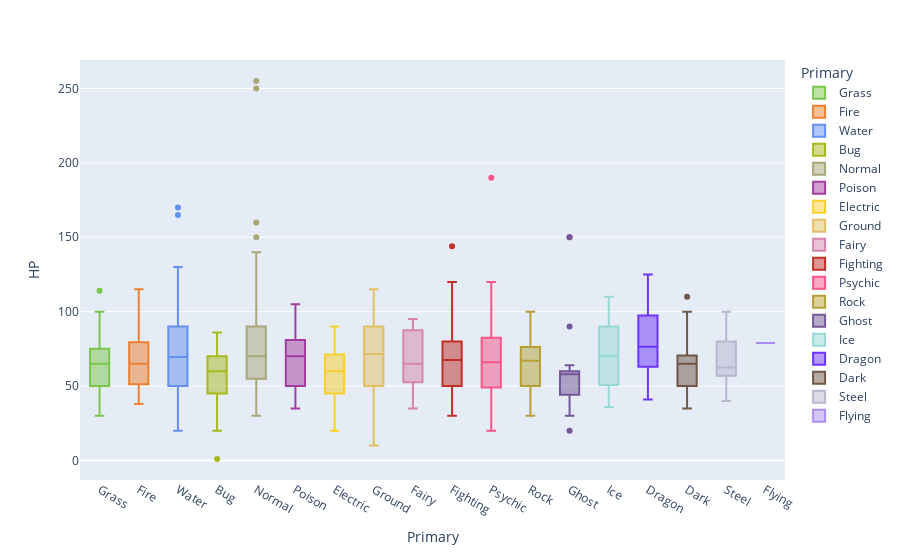

Notebook code cell kept with this figure:
### Code cell
px.box(pokemon, x="Primary", y="HP",
       color="Primary", color_discrete_map=colours)

### Figure 1 — Plotly figure (JSON) as saved in the notebook; plotly's stock layout.template omitted (floating-point values rounded to 4 significant figures)
{"data": [{"alignmentgroup": "True", "hovertemplate": "Primary=%{x}<br>HP=%{y}<extra></extra>", "legendgroup": "Grass", "marker": {"color": "#7AC74C"}, "name": "Grass", "notched": false, "offsetgroup": "Grass", "orientation": "v", "showlegend": true, "type": "box", "x": ["Grass", "Grass", "Grass", "Grass", "Grass", "Grass", "Grass", "Grass", "Grass", "Grass", "Grass", "Grass", "Grass", "Grass", "Grass", "Grass", "Grass", "Grass", "Grass", "Grass", "Grass", "Grass", "Grass", "Grass", "Grass", "Grass", "Grass", "Grass", "Grass", "Grass", "Grass", "Grass", "Grass", "Grass", "Grass", "Grass", "Grass", "Grass", "Grass", "Grass", "Grass", "Grass", "Grass", "Grass", "Grass", "Grass", "Grass", "Grass", "Grass", "Grass", "Grass", "Grass", "Grass", "Grass", "Grass", "Grass", "Grass", "Grass", "Grass", "Grass", "Grass"], "x0": " ", "xaxis": "x", "y": [45, 60, 80, 45, 60, 75, 50, 65, 80, 60, 95, 65, 45, 60, 80, 75, 35, 55, 75, 30, 75, 40, 50, 70, 40, 70, 90, 60, 60, 50, 50, 70, 99, 55, 75, 95, 40, 60, 45, 70, 74, 60, 90, 100, 65, 100, 45, 60, 75, 50, 75, 40, 60, 45, 70, 75, 69, 114, 44, 74, 91], "y0": " ", "yaxis": "y"}, {"alignmentgroup": "True", "hovertemplate": "Primary=%{x}<br>HP=%{y}<extra></extra>", "legendgroup": "Fire", "marker": {"color": "#EE8130"}, "name": "Fire", "notched": false, "offsetgroup": "Fire", "orientation": "v", "showlegend": true, "type": "box", "x": ["Fire", "Fire", "Fire", "Fire", "Fire", "Fire", "Fire", "Fire", "Fire", "Fire", "Fire", "Fire", "Fire", "Fire", "Fire", "Fire", "Fire", "Fire", "Fire", "Fire", "Fire", "Fire", "Fire", "Fire", "Fire", "Fire", "Fire", "Fire", "Fire", "Fire", "Fire", "Fire", "Fire", "Fire", "Fire", "Fire", "Fire", "Fire", "Fire"], "x0": " ", "xaxis": "x", "y": [39, 58, 78, 38, 73, 55, 90, 50, 65, 65, 65, 90, 39, 58, 78, 40, 50, 45, 115, 106, 45, 60, 80, 60, 70, 70, 44, 64, 76, 75, 91, 65, 90, 110, 50, 75, 70, 105, 85], "y0": " ", "yaxis": "y"}, {"alignmentgroup": "True", "hovertemplate": "Primary=%{x}<br>HP=%{y}<extra></extra>", "legendgroup": "Water", "marker": {"color": "#6390F0"}, "name": "Water", "notched": false, "offsetgroup": "Water", "orientation": "v", "showlegend": true, "type": "box", "x": ["Water", "Water", "Water", "Water", "Water", "Water", "Water", "Water", "Water", "Water", "Water", "Water", "Water", "Water", "Water", "Water", "Water", "Water", "Water", "Water", "Water", "Water", "Water", "Water", "Water", "Water", "Water", "Water", "Water", "Water", "Water", "Water", "Water", "Water", "Water", "Water", "Water", "Water", "Water", "Water", "Water", "Water", "Water", "Water", "Water", "Water", "Water", "Water", "Water", "Water", "Water", "Water", "Water", "Water", "Water", "Water", "Water", "Water", "Water", "Water", "Water", "Water", "Water", "Water", "Water", "Water", "Water", "Water", "Water", "Water", "Water", "Water", "Water", "Water", "Water", "Water", "Water", "Water", "Water", "Water", "Water", "Water", "Water", "Water", "Water", "Water", "Water", "Water", "Water", "Water", "Water", "Water", "Water", "Water", "Water", "Water", "Water", "Water", "Water", "Water"], "x0": " ", "xaxis": "x", "y": [44, 59, 79, 50, 80, 40, 65, 90, 40, 80, 90, 95, 65, 90, 30, 50, 30, 55, 30, 55, 45, 80, 30, 60, 20, 95, 130, 130, 50, 65, 85, 75, 125, 70, 100, 90, 55, 95, 95, 65, 55, 35, 75, 65, 75, 100, 50, 70, 100, 40, 60, 80, 40, 60, 45, 70, 130, 170, 50, 110, 43, 63, 20, 95, 35, 55, 55, 100, 43, 100, 53, 64, 84, 55, 85, 76, 111, 49, 69, 45, 90, 80, 100, 55, 75, 95, 50, 75, 50, 75, 105, 70, 54, 74, 62, 75, 55, 100, 165, 91], "y0": " ", "yaxis": "y"}, {"alignmentgroup": "True", "hovertemplate": "Primary=%{x}<br>HP=%{y}<extra></extra>", "legendgroup": "Bug", "marker": {"color": "#A6B91A"}, "name": "Bug", "notched": false, "offsetgroup": "Bug", "orientation": "v", "showlegend": true, "type": "box", "x": ["Bug", "Bug", "Bug", "Bug", "Bug", "Bug", "Bug", "Bug", "Bug", "Bug", "Bug", "Bug", "Bug", "Bug", "Bug", "Bug", "Bug", "Bug", "Bug", "Bug", "Bug", "Bug", "Bug", "Bug", "Bug", "Bug", "Bug", "Bug", "Bug", "Bug", "Bug", "Bug", "Bug", "Bug", "Bug", "Bug", "Bug", "Bug", "Bug", "Bug", "Bug", "Bug", "Bug", "Bug", "Bug", "Bug", "Bug", "Bug", "Bug", "Bug", "Bug", "Bug", "Bug", "Bug", "Bug", "Bug", "Bug", "Bug", "Bug", "Bug"], "x0": " ", "xaxis": "x", "y": [45, 50, 60, 40, 45, 65, 35, 60, 60, 70, 70, 65, 40, 55, 40, 70, 65, 50, 75, 70, 20, 80, 45, 50, 60, 50, 60, 40, 70, 31, 61, 1, 65, 65, 37, 77, 40, 60, 70, 30, 70, 86, 45, 55, 75, 30, 40, 60, 50, 70, 50, 70, 50, 70, 50, 80, 58, 55, 85, 71], "y0": " ", "yaxis": "y"}, {"alignmentgroup": "True", "hovertemplate": "Primary=%{x}<br>HP=%{y}<extra></extra>", "legendgroup": "Normal", "marker": {"color": "#A8A77A"}, "name": "Normal", "notched": false, "offsetgroup": "Normal", "orientation": "v", "showlegend": true, "type": "box", "x": ["Normal", "Normal", "Normal", "Normal", "Normal", "Normal", "Normal", "Normal", "Normal", "Normal", "Normal", "Normal", "Normal", "Normal", "Normal", "Normal", "Normal", "Normal", "Normal", "Normal", "Normal", "Normal", "Normal", "Normal", "Normal", "Normal", "Normal", "Normal", "Normal", "Normal", "Normal", "Normal", "Normal", "Normal", "Normal", "Normal", "Normal", "Normal", "Normal", "Normal", "Normal", "Normal", "Normal", "Normal", "Normal", "Normal", "Normal", "Normal", "Normal", "Normal", "Normal", "Normal", "Normal", "Normal", "Normal", "Normal", "Normal", "Normal", "Normal", "Normal", "Normal", "Normal", "Normal", "Normal", "Normal", "Normal", "Normal", "Normal", "Normal", "Normal", "Normal", "Normal", "Normal", "Normal", "Normal", "Normal", "Normal", "Normal", "Normal", "Normal", "Normal", "Normal", "Normal", "Normal", "Normal", "Normal", "Normal", "Normal", "Normal"], "x0": " ", "xaxis": "x", "y": [40, 63, 83, 30, 55, 40, 65, 115, 140, 40, 65, 52, 35, 60, 90, 250, 105, 75, 48, 55, 65, 160, 35, 85, 60, 100, 90, 55, 70, 100, 60, 90, 85, 73, 55, 95, 255, 38, 78, 40, 60, 60, 80, 150, 64, 84, 104, 50, 50, 70, 60, 45, 73, 70, 60, 40, 55, 85, 59, 79, 75, 55, 65, 49, 71, 100, 76, 135, 110, 85, 110, 120, 45, 60, 45, 65, 85, 50, 62, 80, 103, 55, 75, 60, 80, 95, 70, 100, 100], "y0": " ", "yaxis": "y"}, {"alignmentgroup": "True", "hovertemplate": "Primary=%{x}<br>HP=%{y}<extra></extra>", "legendgroup": "Poison", "marker": {"color": "#A33EA1"}, "name": "Poison", "notched": false, "offsetgroup": "Poison", "orientation": "v", "showlegend": true, "type": "box", "x": ["Poison", "Poison", "Poison", "Poison", "Poison", "Poison", "Poison", "Poison", "Poison", "Poison", "Poison", "Poison", "Poison", "Poison", "Poison", "Poison", "Poison", "Poison", "Poison", "Poison", "Poison", "Poison", "Poison", "Poison", "Poison", "Poison"], "x0": " ", "xaxis": "x", "y": [35, 60, 55, 70, 90, 46, 61, 81, 40, 75, 80, 105, 40, 65, 85, 70, 100, 73, 63, 103, 40, 70, 48, 83, 50, 80], "y0": " ", "yaxis": "y"}, {"alignmentgroup": "True", "hovertemplate": "Primary=%{x}<br>HP=%{y}<extra></extra>", "legendgroup": "Electric", "marker": {"color": "#F7D02C"}, "name": "Electric", "notched": false, "offsetgroup": "Electric", "orientation": "v", "showlegend": true, "type": "box", "x": ["Electric", "Electric", "Electric", "Electric", "Electric", "Electric", "Electric", "Electric", "Electric", "Electric", "Electric", "Electric", "Electric", "Electric", "Electric", "Electric", "Electric", "Electric", "Electric", "Electric", "Electric", "Electric", "Electric", "Electric", "Electric", "Electric", "Electric", "Electric", "Electric", "Electric", "Electric", "Electric", "Electric"], "x0": " ", "xaxis": "x", "y": [35, 60, 25, 50, 40, 60, 65, 65, 90, 20, 55, 70, 90, 45, 90, 40, 70, 60, 60, 45, 60, 80, 60, 70, 75, 50, 45, 75, 55, 35, 65, 85, 79], "y0": " ", "yaxis": "y"}, {"alignmentgroup": "True", "hovertemplate": "Primary=%{x}<br>HP=%{y}<extra></extra>", "legendgroup": "Ground", "marker": {"color": "#E2BF65"}, "name": "Ground", "notched": false, "offsetgroup": "Ground", "orientation": "v", "showlegend": true, "type": "box", "x": ["Ground", "Ground", "Ground", "Ground", "Ground", "Ground", "Ground", "Ground", "Ground", "Ground", "Ground", "Ground", "Ground", "Ground", "Ground", "Ground", "Ground", "Ground", "Ground", "Ground", "Ground", "Ground", "Ground", "Ground", "Ground", "Ground", "Ground", "Ground", "Ground", "Ground"], "x0": " ", "xaxis": "x", "y": [50, 75, 10, 35, 50, 60, 80, 105, 65, 90, 90, 45, 50, 80, 40, 60, 100, 68, 108, 115, 75, 60, 110, 50, 60, 95, 109, 59, 89, 89], "y0": " ", "yaxis": "y"}, {"alignmentgroup": "True", "hovertemplate": "Primary=%{x}<br>HP=%{y}<extra></extra>", "legendgroup": "Fairy", "marker": {"color": "#D685AD"}, "name": "Fairy", "notched": false, "offsetgroup": "Fairy", "orientation": "v", "showlegend": true, "type": "box", "x": ["Fairy", "Fairy", "Fairy", "Fairy", "Fairy", "Fairy", "Fairy", "Fairy"], "x0": " ", "xaxis": "x", "y": [70, 95, 50, 35, 55, 60, 90, 85], "y0": " ", "yaxis": "y"}, {"alignmentgroup": "True", "hovertemplate": "Primary=%{x}<br>HP=%{y}<extra></extra>", "legendgroup": "Fighting", "marker": {"color": "#C22E28"}, "name": "Fighting", "notched": false, "offsetgroup": "Fighting", "orientation": "v", "showlegend": true, "type": "box", "x": ["Fighting", "Fighting", "Fighting", "Fighting", "Fighting", "Fighting", "Fighting", "Fighting", "Fighting", "Fighting", "Fighting", "Fighting", "Fighting", "Fighting", "Fighting", "Fighting", "Fighting", "Fighting", "Fighting", "Fighting", "Fighting", "Fighting"], "x0": " ", "xaxis": "x", "y": [40, 65, 70, 80, 90, 50, 50, 35, 50, 72, 144, 30, 60, 40, 70, 75, 85, 105, 120, 75, 45, 65], "y0": " ", "yaxis": "y"}, {"alignmentgroup": "True", "hovertemplate": "Primary=%{x}<br>HP=%{y}<extra></extra>", "legendgroup": "Psychic", "marker": {"color": "#F95587"}, "name": "Psychic", "notched": false, "offsetgroup": "Psychic", "orientation": "v", "showlegend": true, "type": "box", "x": ["Psychic", "Psychic", "Psychic", "Psychic", "Psychic", "Psychic", "Psychic", "Psychic", "Psychic", "Psychic", "Psychic", "Psychic", "Psychic", "Psychic", "Psychic", "Psychic", "Psychic", "Psychic", "Psychic", "Psychic", "Psychic", "Psychic", "Psychic", "Psychic", "Psychic", "Psychic", "Psychic", "Psychic", "Psychic", "Psychic", "Psychic", "Psychic", "Psychic", "Psychic", "Psychic", "Psychic", "Psychic", "Psychic", "Psychic", "Psychic", "Psychic", "Psychic", "Psychic", "Psychic"], "x0": " ", "xaxis": "x", "y": [25, 40, 55, 60, 85, 40, 106, 100, 40, 65, 65, 48, 190, 106, 100, 28, 38, 68, 60, 80, 65, 95, 50, 45, 20, 68, 75, 80, 75, 120, 100, 76, 116, 55, 67, 72, 45, 60, 70, 45, 65, 110, 55, 75], "y0": " ", "yaxis": "y"}, {"alignmentgroup": "True", "hovertemplate": "Primary=%{x}<br>HP=%{y}<extra></extra>", "legendgroup": "Rock", "marker": {"color": "#B6A136"}, "name": "Rock", "notched": false, "offsetgroup": "Rock", "orientation": "v", "showlegend": true, "type": "box", "x": ["Rock", "Rock", "Rock", "Rock", "Rock", "Rock", "Rock", "Rock", "Rock", "Rock", "Rock", "Rock", "Rock", "Rock", "Rock", "Rock", "Rock", "Rock", "Rock", "Rock", "Rock", "Rock", "Rock", "Rock", "Rock", "Rock", "Rock", "Rock", "Rock", "Rock", "Rock", "Rock", "Rock"], "x0": " ", "xaxis": "x", "y": [40, 55, 80, 35, 35, 70, 30, 60, 80, 70, 50, 70, 100, 30, 70, 70, 66, 86, 45, 75, 80, 67, 97, 30, 60, 50, 60, 55, 70, 85, 55, 75, 91], "y0": " ", "yaxis": "y"}, {"alignmentgroup": "True", "hovertemplate": "Primary=%{x}<br>HP=%{y}<extra></extra>", "legendgroup": "Ghost", "marker": {"color": "#735797"}, "name": "Ghost", "notched": false, "offsetgroup": "Ghost", "orientation": "v", "showlegend": true, "type": "box", "x": ["Ghost", "Ghost", "Ghost", "Ghost", "Ghost", "Ghost", "Ghost", "Ghost", "Ghost", "Ghost", "Ghost", "Ghost", "Ghost", "Ghost", "Ghost", "Ghost", "Ghost", "Ghost", "Ghost"], "x0": " ", "xaxis": "x", "y": [30, 45, 60, 60, 44, 64, 20, 40, 90, 150, 60, 50, 45, 150, 38, 58, 50, 60, 60], "y0": " ", "yaxis": "y"}, {"alignmentgroup": "True", "hovertemplate": "Primary=%{x}<br>HP=%{y}<extra></extra>", "legendgroup": "Ice", "marker": {"color": "#96D9D6"}, "name": "Ice", "notched": false, "offsetgroup": "Ice", "orientation": "v", "showlegend": true, "type": "box", "x": ["Ice", "Ice", "Ice", "Ice", "Ice", "Ice", "Ice", "Ice", "Ice", "Ice", "Ice", "Ice", "Ice", "Ice", "Ice", "Ice", "Ice", "Ice", "Ice", "Ice", "Ice"], "x0": " ", "xaxis": "x", "y": [65, 90, 50, 100, 45, 45, 50, 80, 70, 90, 110, 80, 65, 110, 70, 36, 51, 71, 55, 95, 70], "y0": " ", "yaxis": "y"}, {"alignmentgroup": "True", "hovertemplate": "Primary=%{x}<br>HP=%{y}<extra></extra>", "legendgroup": "Dragon", "marker": {"color": "#6F35FC"}, "name": "Dragon", "notched": false, "offsetgroup": "Dragon", "orientation": "v", "showlegend": true, "type": "box", "x": ["Dragon", "Dragon", "Dragon", "Dragon", "Dragon", "Dragon", "Dragon", "Dragon", "Dragon", "Dragon", "Dragon", "Dragon", "Dragon", "Dragon", "Dragon", "Dragon", "Dragon", "Dragon", "Dragon", "Dragon"], "x0": " ", "xaxis": "x", "y": [41, 61, 91, 75, 45, 65, 95, 80, 80, 105, 58, 68, 108, 46, 66, 76, 77, 100, 100, 125], "y0": " ", "yaxis": "y"}, {"alignmentgroup": "True", "hovertemplate": "Primary=%{x}<br>HP=%{y}<extra></extra>", "legendgroup": "Dark", "marker": {"color": "#705746"}, "name": "Dark", "notched": false, "offsetgroup": "Dark", "orientation": "v", "showlegend": true, "type": "box", "x": ["Dark", "Dark", "Dark", "Dark", "Dark", "Dark", "Dark", "Dark", "Dark", "Dark", "Dark", "Dark", "Dark", "Dark", "Dark", "Dark", "Dark", "Dark", "Dark", "Dark", "Dark", "Dark", "Dark", "Dark", "Dark"], "x0": " ", "xaxis": "x", "y": [95, 60, 55, 45, 75, 35, 70, 50, 65, 100, 70, 70, 41, 64, 50, 65, 40, 60, 45, 65, 70, 110, 52, 72, 92], "y0": " ", "yaxis": "y"}, {"alignmentgroup": "True", "hovertemplate": "Primary=%{x}<br>HP=%{y}<extra></extra>", "legendgroup": "Steel", "marker": {"color": "#B7B7CE"}, "name": "Steel", "notched": false, "offsetgroup": "Steel", "orientation": "v", "showlegend": true, "type": "box", "x": ["Steel", "Steel", "Steel", "Steel", "Steel", "Steel", "Steel", "Steel", "Steel", "Steel", "Steel", "Steel", "Steel", "Steel", "Steel", "Steel", "Steel", "Steel"], "x0": " ", "xaxis": "x", "y": [75, 65, 50, 50, 60, 70, 40, 60, 80, 80, 100, 57, 67, 100, 40, 60, 60, 91], "y0": " ", "yaxis": "y"}, {"alignmentgroup": "True", "hovertemplate": "Primary=%{x}<br>HP=%{y}<extra></extra>", "legendgroup": "Flying", "marker": {"color": "#A98FF3"}, "name": "Flying", "notched": false, "offsetgroup": "Flying", "orientation": "v", "showlegend": true, "type": "box", "x": ["Flying"], "x0": " ", "xaxis": "x", "y": [79], "y0": " ", "yaxis": "y"}], "layout": {"boxmode": "overlay", "legend": {"title": {"text": "Primary"}, "tracegroupgap": 0}, "margin": {"t": 60}, "xaxis": {"anchor": "y", "categoryarray": ["Grass", "Fire", "Water", "Bug", "Normal", "Poison", "Electric", "Ground", "Fairy", "Fighting", "Psychic", "Rock", "Ghost", "Ice", "Dragon", "Dark", "Steel", "Flying"], "categoryorder": "array", "domain": [0, 1], "title": {"text": "Primary"}}, "yaxis": {"anchor": "x", "domain": [0, 1], "title": {"text": "HP"}}}}
